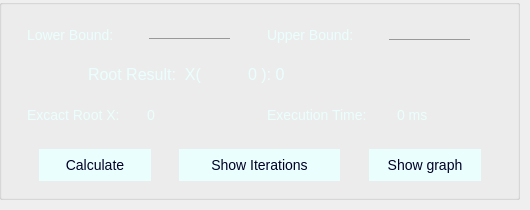
    <widget class="QWidget" name="Bisection">
     <attribute name="title">
      <string>Bisection</string>
     </attribute>
     <widget class="QGroupBox" name="groupBox_2">
      <property name="geometry">
       <rect>
        <x>-1</x>
        <y>-1</y>
        <width>521</width>
        <height>201</height>
       </rect>
      </property>
      <property name="styleSheet">
       <string notr="true">background: transparent;
</string>
      </property>
      <property name="title">
       <string/>
      </property>
      <widget class="QLabel" name="label_16">
       <property name="geometry">
        <rect>
         <x>20</x>
         <y>20</y>
         <width>121</width>
         <height>31</height>
        </rect>
       </property>
       <property name="styleSheet">
        <string notr="true">background: transparent;
color: rgb(234, 255, 253);
margin: 5px;
font-size: 14px;
font-family: &quot;Lucida Console&quot;, &quot;Courier New&quot;, monospace;
color: rgb(234, 255, 253);
border: none;</string>
       </property>
       <property name="text">
        <string>Lower Bound:</string>
       </property>
      </widget>
      <widget class="QLineEdit" name="bisectionLowerBound">
       <property name="geometry">
        <rect>
         <x>150</x>
         <y>20</y>
         <width>81</width>
         <height>20</height>
        </rect>
       </property>
       <property name="styleSheet">
        <string notr="true">border: 0;
border-bottom: 1px solid #999;
background: transparent;
outline: none;
font-size: 14px;
font-family: &quot;Lucida Console&quot;, &quot;Courier New&quot;, monospace;
color: rgb(234, 255, 253);</string>
       </property>
       <property name="inputMask">
        <string/>
       </property>
       <property name="text">
        <string/>
       </property>
      </widget>
      <widget class="QLabel" name="label_17">
       <property name="geometry">
        <rect>
         <x>260</x>
         <y>20</y>
         <width>121</width>
         <height>31</height>
        </rect>
       </property>
       <property name="styleSheet">
        <string notr="true">background: transparent;
color: rgb(234, 255, 253);
margin: 5px;
font-size: 14px;
font-family: &quot;Lucida Console&quot;, &quot;Courier New&quot;, monospace;
color: rgb(234, 255, 253);
border: none;</string>
       </property>
       <property name="text">
        <string>Upper Bound:</string>
       </property>
      </widget>
      <widget class="QLineEdit" name="bisectionUpperBound">
       <property name="geometry">
        <rect>
         <x>390</x>
         <y>20</y>
         <width>81</width>
         <height>21</height>
        </rect>
       </property>
       <property name="styleSheet">
        <string notr="true">border: 0;
border-bottom: 1px solid #999;
background: transparent;
outline: none;
font-size: 14px;
font-family: &quot;Lucida Console&quot;, &quot;Courier New&quot;, monospace;
color: rgb(234, 255, 253);</string>
       </property>
       <property name="inputMask">
        <string/>
       </property>
       <property name="text">
        <string/>
       </property>
      </widget>
      <widget class="QPushButton" name="bisectionCalcBtn">
       <property name="geometry">
        <rect>
         <x>40</x>
         <y>150</y>
         <width>112</width>
         <height>32</height>
        </rect>
       </property>
       <property name="styleSheet">
        <string notr="true">border-radius: 50px;
background-color: rgb(234, 255, 253);
font-size: 14px;
font-family: &quot;Lucida Console&quot;, &quot;Courier New&quot;, monospace;
color: rgb(0, 0, 40);</string>
       </property>
       <property name="text">
        <string>Calculate</string>
       </property>
      </widget>
      <widget class="QPushButton" name="bisectionShowIterBtn">
       <property name="geometry">
        <rect>
         <x>180</x>
         <y>150</y>
         <width>161</width>
         <height>32</height>
        </rect>
       </property>
       <property name="styleSheet">
        <string notr="true">border-radius: 50px;
background-color: rgb(234, 255, 253);
font-size: 14px;
font-family: &quot;Lucida Console&quot;, &quot;Courier New&quot;, monospace;
color: rgb(0, 0, 40);</string>
       </property>
       <property name="text">
        <string>Show Iterations</string>
       </property>
      </widget>
      <widget class="QPushButton" name="bisectionShowGpBtn">
       <property name="geometry">
        <rect>
         <x>370</x>
         <y>150</y>
         <width>112</width>
         <height>32</height>
        </rect>
       </property>
       <property name="styleSheet">
        <string notr="true">border-radius: 50px;
background-color: rgb(234, 255, 253);
font-size: 14px;
font-family: &quot;Lucida Console&quot;, &quot;Courier New&quot;, monospace;
color: rgb(0, 0, 40);</string>
       </property>
       <property name="text">
        <string>Show graph</string>
       </property>
      </widget>
      <widget class="QLabel" name="label_19">
       <property name="geometry">
        <rect>
         <x>80</x>
         <y>60</y>
         <width>171</width>
         <height>31</height>
        </rect>
       </property>
       <property name="styleSheet">
        <string notr="true">background: transparent;
color: rgb(234, 255, 253);
margin: 5px;
font-size: 16px;
font-family: &quot;Lucida Console&quot;, &quot;Courier New&quot;, monospace;
color: rgb(234, 255, 253);
border: none;</string>
       </property>
       <property name="text">
        <string>Root Result:  X(</string>
       </property>
      </widget>
      <widget class="QLabel" name="bisectionRoot">
       <property name="geometry">
        <rect>
         <x>240</x>
         <y>60</y>
         <width>141</width>
         <height>31</height>
        </rect>
       </property>
       <property name="styleSheet">
        <string notr="true">background: transparent;
color: rgb(234, 255, 253);
margin: 5px;
font-size: 16px;
font-family: &quot;Lucida Console&quot;, &quot;Courier New&quot;, monospace;
color: rgb(234, 255, 253);
border: none;</string>
       </property>
       <property name="text">
        <string>0 ): 0</string>
       </property>
      </widget>
      <widget class="QLabel" name="label_23">
       <property name="geometry">
        <rect>
         <x>20</x>
         <y>100</y>
         <width>131</width>
         <height>31</height>
        </rect>
       </property>
       <property name="styleSheet">
        <string notr="true">background: transparent;
color: rgb(234, 255, 253);
margin: 5px;
font-size: 14px;
font-family: &quot;Lucida Console&quot;, &quot;Courier New&quot;, monospace;
color: rgb(234, 255, 253);
border: none;</string>
       </property>
       <property name="text">
        <string>Excact Root X:</string>
       </property>
      </widget>
      <widget class="QLabel" name="label_26">
       <property name="geometry">
        <rect>
         <x>260</x>
         <y>100</y>
         <width>141</width>
         <height>31</height>
        </rect>
       </property>
       <property name="styleSheet">
        <string notr="true">background: transparent;
color: rgb(234, 255, 253);
margin: 5px;
font-size: 14px;
font-family: &quot;Lucida Console&quot;, &quot;Courier New&quot;, monospace;
color: rgb(234, 255, 253);
border: none;</string>
       </property>
       <property name="text">
        <string>Execution Time:</string>
       </property>
      </widget>
      <widget class="QLabel" name="excactRootBisection">
       <property name="geometry">
        <rect>
         <x>140</x>
         <y>100</y>
         <width>101</width>
         <height>31</height>
        </rect>
       </property>
       <property name="styleSheet">
        <string notr="true">background: transparent;
color: rgb(234, 255, 253);
margin: 5px;
font-size: 14px;
font-family: &quot;Lucida Console&quot;, &quot;Courier New&quot;, monospace;
color: rgb(234, 255, 253);
border: none;</string>
       </property>
       <property name="text">
        <string>0</string>
       </property>
      </widget>
      <widget class="QLabel" name="etBisection">
       <property name="geometry">
        <rect>
         <x>390</x>
         <y>100</y>
         <width>101</width>
         <height>31</height>
        </rect>
       </property>
       <property name="styleSheet">
        <string notr="true">background: transparent;
color: rgb(234, 255, 253);
margin: 5px;
font-size: 14px;
font-family: &quot;Lucida Console&quot;, &quot;Courier New&quot;, monospace;
color: rgb(234, 255, 253);
border: none;</string>
       </property>
       <property name="text">
        <string>0 ms</string>
       </property>
      </widget>
     </widget>
    </widget>
